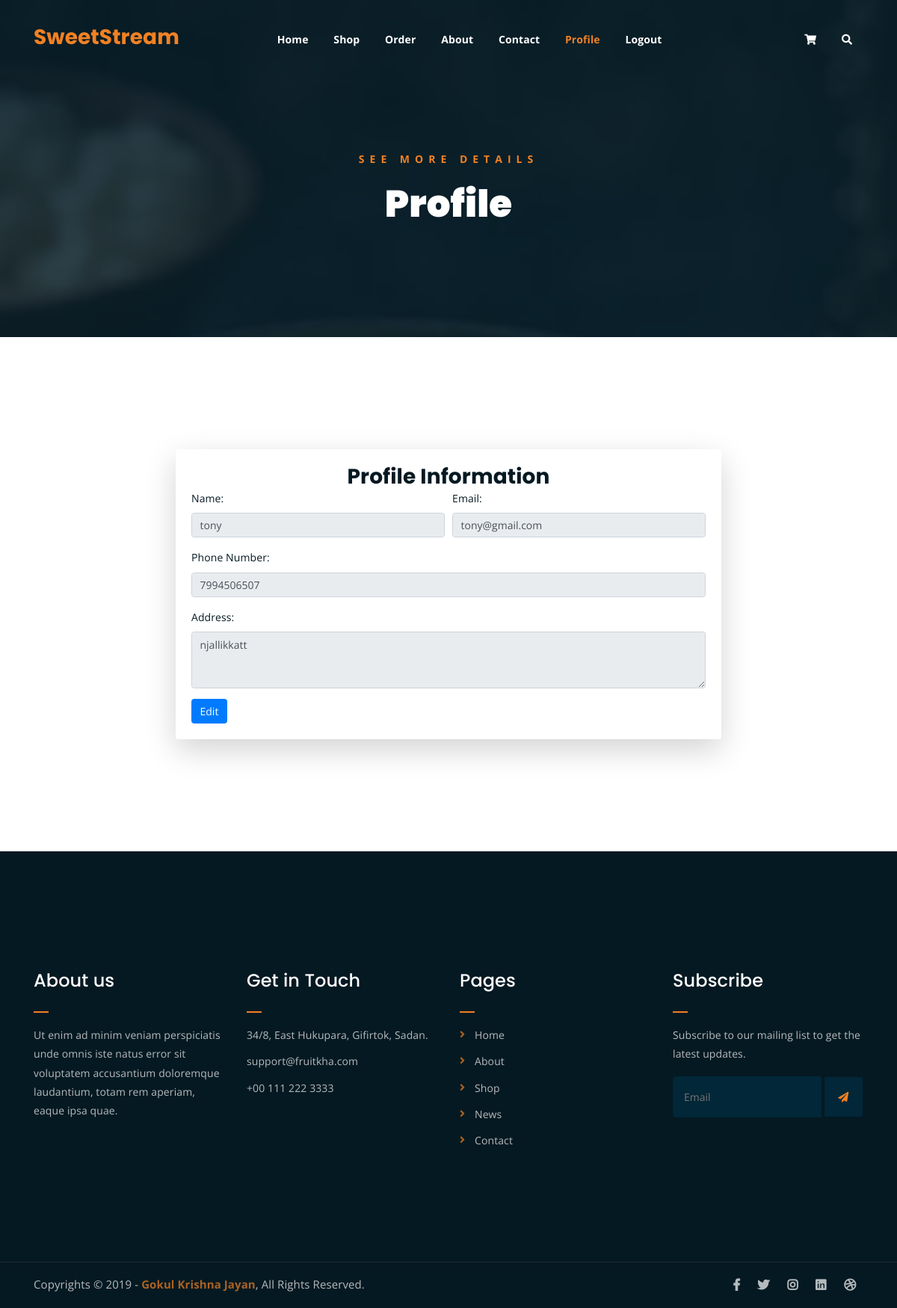
The app's page /user/profile.php (signed in) with its own data.
### tables this page shows
CREATE TABLE `user_table` (
  `id` int(11) NOT NULL,
  `name` varchar(100) NOT NULL,
  `phone_no` varchar(15) NOT NULL,
  `email` varchar(100) NOT NULL,
  `password` varchar(255) NOT NULL,
  `address` varchar(255) DEFAULT NULL,
  `privilege` varchar(100) DEFAULT NULL
);

### user/profile.php (the view, shortened to what this page needs)
<!DOCTYPE html>
<html lang="en">
<head>
	<link rel="stylesheet" href="assets/css/all.min.css">
	<link rel="stylesheet" href="assets/bootstrap/css/bootstrap.min.css">
	<link rel="stylesheet" href="assets/css/owl.carousel.css">
	<link rel="stylesheet" href="assets/css/magnific-popup.css">
	<link rel="stylesheet" href="assets/css/animate.css">
	<link rel="stylesheet" href="assets/css/meanmenu.min.css">
	<link rel="stylesheet" href="assets/css/main.css">
	<link rel="stylesheet" href="assets/css/responsive.css">
</head>
<body>
	<div class="top-header-area" id="sticker">
		<div class="container">
			<div class="row">
				<div class="col-lg-12 col-sm-12 text-center">
					<div class="main-menu-wrap">
						<div class="site-logo">
							<a href="#">
								<h3 class="orange-text">SweetStream</h3>
							</a>
						</div>
						<nav class="main-menu">
							<ul>
								<li><a href="index.php">Home</a></li>
								<li><a href="shop.php">Shop</a></li>
								<li><a href="order.php">Order</a></li>
								<li><a href="about.php">About</a></li>
								<li><a href="contact.php">Contact</a></li>
								<li class="current-list-item"><a href="profile.php">Profile</a></li>
								<li><a href="../session/logout.php">Logout</a></li>
								<li>
									<div class="header-icons">
										<a class="shopping-cart" href="cart.php"><i class="fas fa-shopping-cart"></i></a>
										<a class="mobile-hide search-bar-icon" href="#"><i class="fas fa-search"></i></a>
									</div>
								</li>
							</ul>
						</nav>
					</div>
				</div>
			</div>
		</div>
	</div>
	<div class="breadcrumb-section breadcrumb-bg">
		<div class="container">
			<div class="row">
				<div class="col-lg-8 offset-lg-2 text-center">
					<div class="breadcrumb-text">
						<p>See more Details</p>
						<h1>Profile</h1>
					</div>
				</div>
			</div>
		</div>
	</div>
	<?php
include $_SERVER['DOCUMENT_ROOT'] . '/SweetStream/php/db_connection.php';
$conn = new mysqli($host, $user, $password, $dbname);
$user_id = $_SESSION['user_id'] ?? null;
if ($user_id) {
    $query = "SELECT name, phone_no, email, address FROM user_table WHERE id = ?";
    $stmt = $conn->prepare($query);
    $stmt->bind_param("i", $user_id);
    $stmt->execute();
    $result = $stmt->get_result();
    $user = $result->fetch_assoc();
} else {
    echo "<script>alert('User not logged in');</script>";
}
?>
	<div class="profile-section mt-150 mb-150">
    <div class="container">
        <div class="row">
            <div class="col-lg-8 offset-lg-2">
                <div class="profile-card shadow-lg p-4 rounded">
                    <div class="profile-info text-center">
                        <h3>Profile Information</h3>
                    </div>
                    <div class="profile-form">
					<form id="profile-form" method="post">
    <div class="form-row">
        <div class="form-group col-md-6">
            <label for="name">Name:</label>
            <input type="text" class="form-control" id="name" name="name"
                   value="<?php echo htmlspecialchars($user['name'] ?? ''); ?>" disabled>
        </div>
        <div class="form-group col-md-6">
            <label for="email">Email:</label>
            <input type="email" class="form-control" id="email" name="email"
                   value="<?php echo htmlspecialchars($user['email'] ?? ''); ?>" disabled>
        </div>
    </div>
    <div class="form-group">
        <label for="phone">Phone Number:</label>
        <input type="text" class="form-control" id="phone" name="phone"
               value="<?php echo htmlspecialchars($user['phone_no'] ?? ''); ?>" disabled>
    </div>
    <div class="form-group">
        <label for="address">Address:</label>
        <textarea class="form-control" id="address" name="address" rows="3" disabled><?php echo htmlspecialchars($user['address'] ?? ''); ?></textarea>
    </div>
    <div class="button-group">
        <button type="button" class="btn btn-primary" id="edit-btn">Edit</button>
    </div>
</form>
                    </div>
                </div>
            </div>
			</div>
			</div>
			</div>
	<div class="footer-area">
		<div class="container">
			<div class="row">
				<div class="col-lg-3 col-md-6">
					<div class="footer-box about-widget">
						<h2 class="widget-title">About us</h2>
						<p>Ut enim ad minim veniam perspiciatis unde omnis iste natus error sit voluptatem accusantium doloremque laudantium, totam rem aperiam, eaque ipsa quae.</p>
					</div>
				</div>
				<div class="col-lg-3 col-md-6">
					<div class="footer-box get-in-touch">
						<h2 class="widget-title">Get in Touch</h2>
						<ul>
							<li>34/8, East Hukupara, Gifirtok, Sadan.</li>
							<li>support@fruitkha.com</li>
							<li>+00 111 222 3333</li>
						</ul>
					</div>
				</div>
				<div class="col-lg-3 col-md-6">
					<div class="footer-box pages">
						<h2 class="widget-title">Pages</h2>
						<ul>
							<li><a href="index.php">Home</a></li>
							<li><a href="about.php">About</a></li>
							<li><a href="services.html">Shop</a></li>
							<li><a href="news.html">News</a></li>
							<li><a href="contact.php">Contact</a></li>
						</ul>
					</div>
				</div>
				<div class="col-lg-3 col-md-6">
					<div class="footer-box subscribe">
						<h2 class="widget-title">Subscribe</h2>
						<p>Subscribe to our mailing list to get the latest updates.</p>
						<form action="index.php">
							<input type="email" placeholder="Email">
							<button type="submit"><i class="fas fa-paper-plane"></i></button>
						</form>
					</div>
				</div>
			</div>
		</div>
	</div>
	<div class="copyright">
		<div class="container">
			<div class="row">
				<div class="col-lg-6 col-md-12">
					<p>Copyrights &copy; 2019 - <a href="https://imransdesign.com/">Gokul Krishna Jayan</a>,  All Rights Reserved.</p>
				</div>
				<div class="col-lg-6 text-right col-md-12">
					<div class="social-icons">
						<ul>
							<li><a href="#" target="_blank"><i class="fab fa-facebook-f"></i></a></li>
							<li><a href="#" target="_blank"><i class="fab fa-twitter"></i></a></li>
							<li><a href="#" target="_blank"><i class="fab fa-instagram"></i></a></li>
							<li><a href="#" target="_blank"><i class="fab fa-linkedin"></i></a></li>
							<li><a href="#" target="_blank"><i class="fab fa-dribbble"></i></a></li>
						</ul>
					</div>
				</div>
			</div>
		</div>
	</div>
</body>
</html>

### records on screen
user_table: name "tony", email "tony@gmail.com", phone "7994506507", address "njallikkatt"
